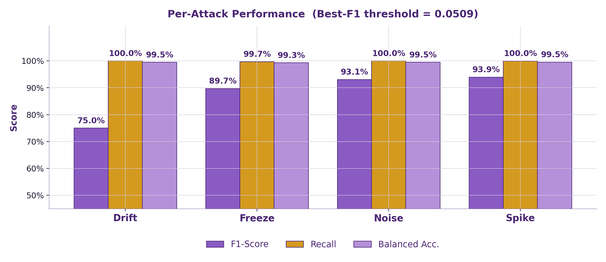
#> input picture scripts/poster_eval_assets/poster_per_attack_bars.png, 606 x 262 px, shrunk from 2554 x 1103 before the run
$ python preview_eval_section.py
#> lines starting #> are read from the running program, lines starting #| are printed output that depends on the picture
"""Render only the Evaluation section of 3.pptx to a PNG composite by
compositing the real chart images on top of the metric table sketch."""
from pathlib import Path

import matplotlib
matplotlib.use("Agg")
import matplotlib.pyplot as plt
from matplotlib.image import imread
from matplotlib.patches import FancyBboxPatch, Rectangle


ROOT = Path(__file__).resolve().parents[1]
ASSETS = ROOT / "scripts" / "poster_eval_assets"
OUT = ROOT / "docs" / "poster_eval_preview.png"
OUT.parent.mkdir(parents=True, exist_ok=True)

# Eval section bounding box (cm) -- from the inspect output
EVAL = dict(left=5.0, top=79.42, width=74.10, height=15.50)

# After 2-column table re-layout: only Picture 36 (the big bar chart) remains.
PICS = [
    dict(name="Picture 36", left=47.84, top=82.77, w=27.57, h=11.91,
         file=ASSETS / "poster_per_attack_bars.png"),
]

# Render to a figure whose units mirror cm
fig_w_in = 30
scale = fig_w_in / EVAL["width"]
fig_h_in = (EVAL["height"] + 1.5) * scale
fig, ax = plt.subplots(figsize=(fig_w_in, fig_h_in), dpi=140)

ax.set_xlim(EVAL["left"] - 1, EVAL["left"] + EVAL["width"] + 1)
ax.set_ylim(EVAL["top"] + EVAL["height"] + 0.5, EVAL["top"] - 1)  # invert Y
ax.set_aspect("equal")
ax.axis("off")

# Eval panel background
panel = FancyBboxPatch(
    (EVAL["left"], EVAL["top"]), EVAL["width"], EVAL["height"],
    boxstyle="round,pad=0.05,rounding_size=0.4",
    fc="#FFFFFF", ec="#8B5BC4", linewidth=2.0,
)
ax.add_patch(panel)

# Header strip
header = Rectangle((EVAL["left"], EVAL["top"]), EVAL["width"], 3.0,
                   fc="#8B5BC4", ec="none")
ax.add_patch(header)
ax.text(EVAL["left"] + EVAL["width"] / 2, EVAL["top"] + 1.5,
        "EVALUATION & RESULTS",
        ha="center", va="center", fontsize=22, fontweight="bold",
        color="#FFFFFF")

# Metrics table sketch -- MAXIMUM size, fills entire eval-panel vertical space
tbl_x, tbl_y = 5.70, 82.45
tbl_w = 41.80
half_w = tbl_w / 2
ax.text(tbl_x + 0.5, tbl_y + 1.05, "Performance Metrics  (best-F1)",
        fontsize=28, fontweight="bold", color="#4A2674")

pairs = [
    [("F1-Score", "0.9493"),         ("Recall", "0.9991")],
    [("Accuracy", "98.57%"),          ("Precision", "0.9043")],
    [("Balanced Accuracy", "99.14%"), ("FAR", "1.63%")],
    [("ROC-AUC", "0.9958"),           ("PR-AUC", "0.9561")],
]
header_h, row_h = 2.10, 2.55
for r, (left_pair, right_pair) in enumerate(pairs):
    y = tbl_y + header_h + r * row_h
    bg = "#F6F2FB" if r % 2 == 0 else "#FFFFFF"
    ax.add_patch(Rectangle((tbl_x, y), tbl_w, row_h, fc=bg, ec="#D5CCE0"))
    lbl, val = left_pair
    ax.text(tbl_x + 1.0, y + row_h / 2, lbl, fontsize=22, color="#1F1830",
            va="center")
    ax.text(tbl_x + half_w - 0.8, y + row_h / 2, val, fontsize=28,
            color="#4A2674", fontweight="bold", va="center", ha="right")
    lbl, val = right_pair
    ax.text(tbl_x + half_w + 1.0, y + row_h / 2, lbl, fontsize=22,
            color="#1F1830", va="center")
    ax.text(tbl_x + tbl_w - 0.8, y + row_h / 2, val, fontsize=28,
            color="#4A2674", fontweight="bold", va="center", ha="right")

# Add the three real chart images at their PPTX positions
for p in PICS:
    img = imread(str(p["file"]))
#> img is the input picture: shape (262, 606, 4) float32; mean R, G, B, A 0.877, 0.809, 0.834, 1
    ax.imshow(img, extent=(p["left"], p["left"] + p["w"],
                            p["top"] + p["h"], p["top"]), aspect="auto",
              zorder=3)

# (Test-set caption was deleted by the user; no longer rendered.)

plt.tight_layout()
plt.savefig(OUT, dpi=140, bbox_inches="tight", pad_inches=0.2,
            facecolor="#FFFFFF")
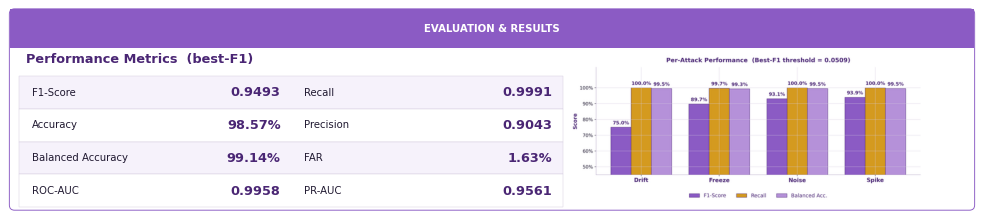
#> figure drawn by matplotlib, 1 panel
print(f"Saved preview to: {OUT}")
